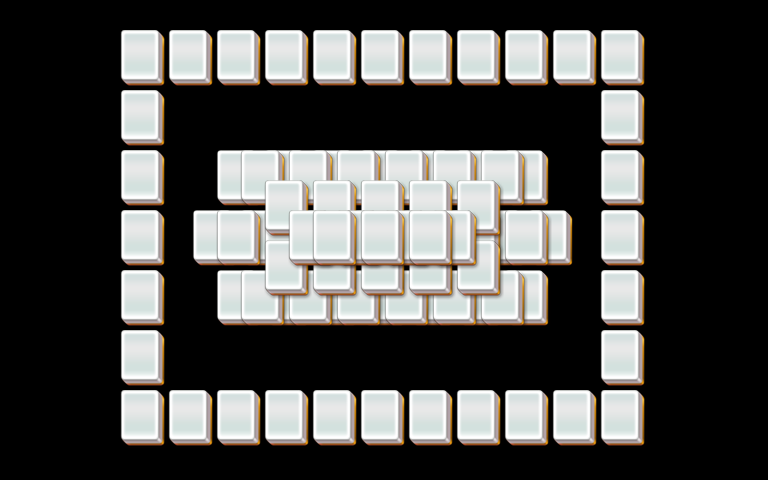

Tiled map render using the project's own tile images. Description and the map definition, with tile-layer contents summarised, below:
An orthogonal 32x16 tile map with 24x30 px tiles, 5 tile layers (layer1, layer2, layer3, layer4, ...).

<map version="1.0" orientation="orthogonal" width="32" height="16" tilewidth="24" tileheight="30">
 <properties>
  <property name="species" value="20" />
 </properties>
 <tileset firstgid="1" name="mahjong" tilewidth="48" tileheight="60">
  <image source="mahjong.png" />
 </tileset>
 <layer name="layer1" width="32" height="16">
  <data>[512 cells, 54 non-empty, 1 distinct tile ids]</data>
 </layer>
 <layer name="layer2" width="32" height="16">
  <data>[512 cells, 51 non-empty, 1 distinct tile ids]</data>
 </layer>
 <layer name="layer3" width="32" height="16">
  <data>[512 cells, 42 non-empty, 1 distinct tile ids]</data>
 </layer>
 <layer name="layer4" width="32" height="16">
  <data>[512 cells, 8 non-empty, 1 distinct tile ids]</data>
 </layer>
 <layer name="layer5" width="32" height="16">
  <data>[512 cells, 7 non-empty, 1 distinct tile ids]</data>
 </layer>
</map>
